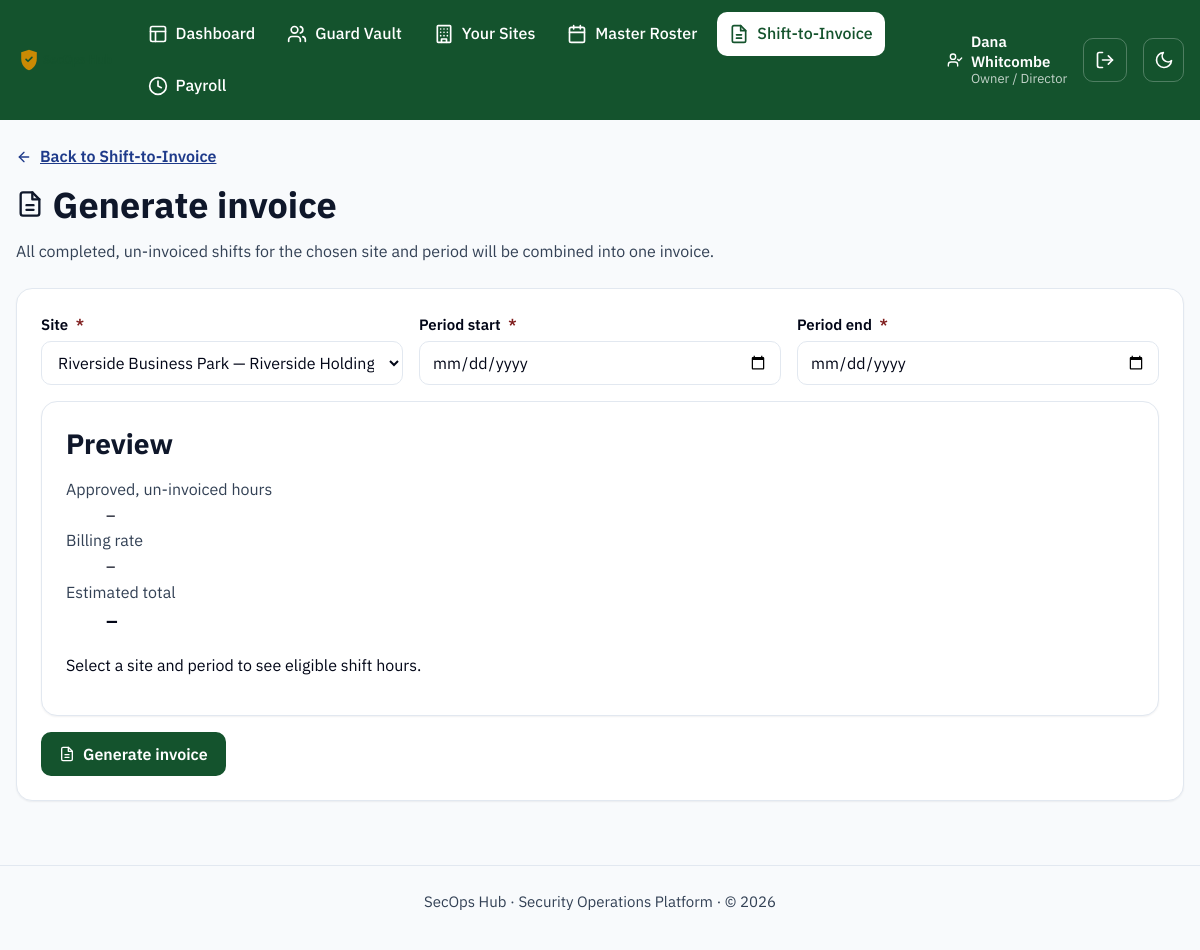
The page /invoices/generate (signed in) on the database as committed earlier.
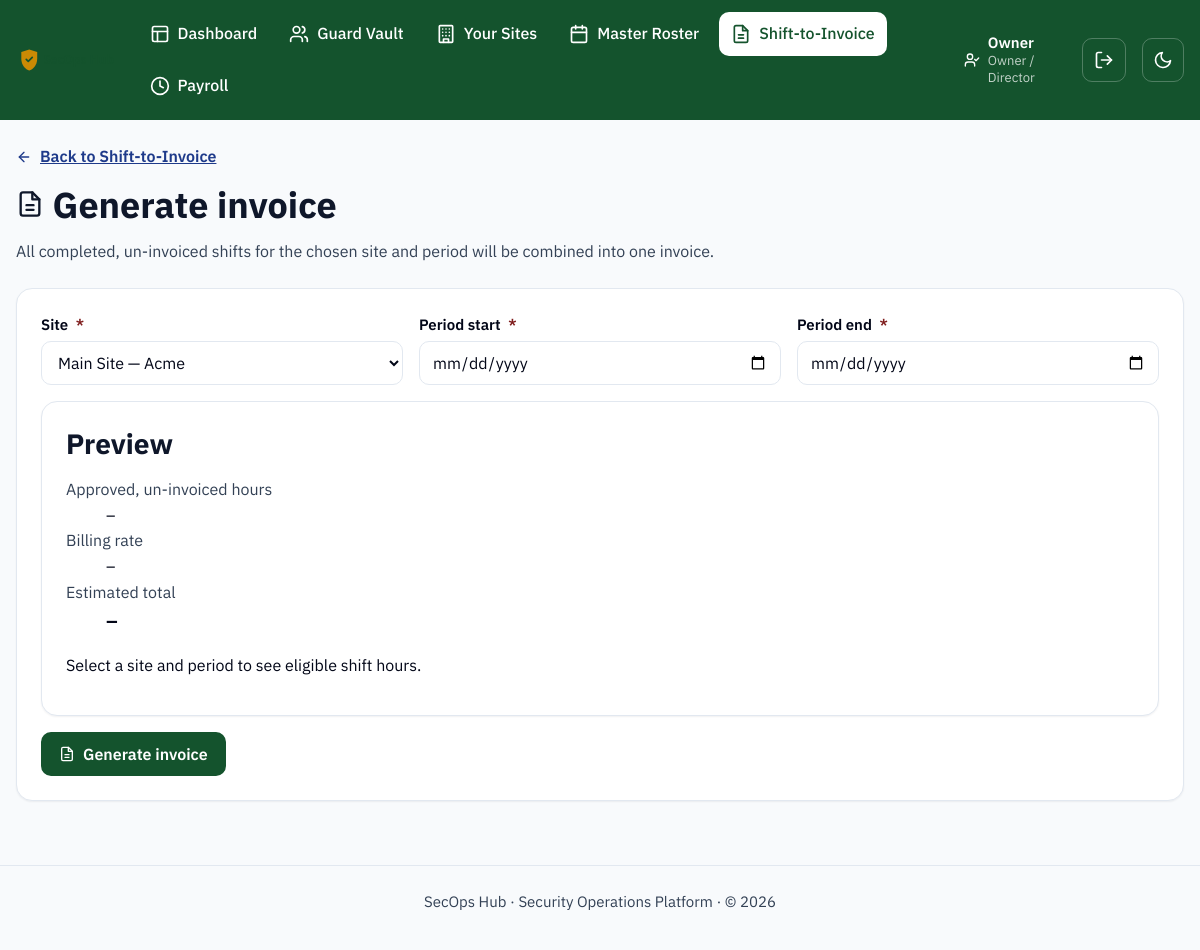
The same page on the database as committed later.
### models.py (models this page shows, shortened)
class User(UserMixin, db.Model):
    __tablename__ = "users"
    id = db.Column(db.Integer, primary_key=True)
    name = db.Column(db.String(120), nullable=False)
    email = db.Column(db.String(120), unique=True, nullable=False)
    password_hash = db.Column(db.String(255), nullable=False)
    role = db.Column(db.String(30), nullable=False)
    language = db.Column(db.String(10), default="en", nullable=False)
    is_active_account = db.Column(db.Boolean, default=True, nullable=False)
    mfa_secret = db.Column(db.String(32))
    mfa_enabled = db.Column(db.Boolean, default=False, nullable=False)
    guard_id = db.Column(db.Integer, db.ForeignKey("guards.id"), nullable=True)
    created_at = db.Column(db.DateTime, default=datetime.utcnow)
    last_login_at = db.Column(db.DateTime)
    guard = db.relationship("Guard")
    @property
    def role_label(self):
        return ROLE_LABELS.get(self.role, self.role)
    @property
    def is_frontline(self):
        return self.role in FRONTLINE_ROLES

### blueprints/invoices.py (the view, shortened to what this page needs)
@invoices_bp.route("/generate", methods=["GET", "POST"])
def generate():
    sites = Site.query.filter_by(is_active=True).order_by(Site.name.asc()).all()
    return render_template("invoices/generate.html", sites=sites, form_data={})

### blueprints/invoices.py (called while the page is built)
@invoices_bp.before_request
@login_required
def _restrict_to_finance_roles():
    if current_user.role not in FINANCE_ROLES:
        abort(403)

### i18n.py (called while the page is built, shortened)
def _load(lang):
    if lang in _cache:
        return _cache[lang]

def translate(key, lang=DEFAULT_LANGUAGE):
    strings = _load(lang)
    if key in strings:
        return strings[key]
    if lang != DEFAULT_LANGUAGE:
        return _load(DEFAULT_LANGUAGE).get(key, key)
    return key

### templates/invoices/generate.html (shortened to what this page needs)
{% extends "base.html" %}
{% from "_icons.html" import icon_arrow_left, icon_invoice %}
{% block content %}
  <a class="breadcrumb-link" href="{{ url_for('invoices.list_invoices') }}">{{ icon_arrow_left("icon icon--sm") }} Back to Shift-to-Invoice</a>
  <div class="page-header">
    <div>
      <h1>{{ icon_invoice("icon icon--lg") }} Generate invoice</h1>
      <p class="page-header__meta">All completed, un-invoiced shifts for the chosen site and period will be combined into one invoice.</p>
    </div>
  </div>
  {% if not sites %}
    <div class="card empty-state">
      <p>No active sites available. Add a site first.</p>
      <a class="btn btn-primary" href="{{ url_for('sites.new_site') }}">Add site</a>
    </div>
  {% else %}
    <form class="card" method="post" novalidate>
      <div class="form-grid">
        <div class="field">
          <label for="site_id">Site <span class="required-indicator" aria-hidden="true">*</span></label>
          <select id="site_id" name="site_id" required>
            {% for site in sites %}
              <option value="{{ site.id }}" {% if form_data.get('site_id') == site.id|string %}selected{% endif %}>
                {{ site.name }} &mdash; {{ site.client_name }}
              </option>
            {% endfor %}
          </select>
        </div>
        <div class="field">
          <label for="period_start">Period start <span class="required-indicator" aria-hidden="true">*</span></label>
          <input type="date" id="period_start" name="period_start" required value="{{ form_data.get('period_start', '') }}">
        </div>
        <div class="field">
          <label for="period_end">Period end <span class="required-indicator" aria-hidden="true">*</span></label>
          <input type="date" id="period_end" name="period_end" required value="{{ form_data.get('period_end', '') }}">
        </div>
      </div>
      <div class="card" id="invoice-preview" style="background: var(--color-surface-alt, var(--color-surface)); margin-bottom: var(--space-4);">
        <h2 style="margin-top: 0;">Preview</h2>
        <dl>
          <dt class="page-header__meta">Approved, un-invoiced hours</dt>
          <dd id="preview-hours">&ndash;</dd>
          <dt class="page-header__meta">Billing rate</dt>
          <dd id="preview-rate">&ndash;</dd>
          <dt class="page-header__meta">Estimated total</dt>
          <dd id="preview-amount" style="font-size: var(--font-size-lg, 1.25rem); font-weight: 600;">&ndash;</dd>
        </dl>
        <p class="helper-text" id="preview-status">Select a site and period to see eligible shift hours.</p>
      </div>
      <button type="submit" class="btn btn-primary">{{ icon_invoice("icon icon--sm") }} Generate invoice</button>
    </form>
  {% endif %}
{% endblock %}

### templates/base.html (shortened to what this page needs)
<!doctype html>
<html lang="en">
<head>
  <link rel="stylesheet" href="{{ url_for('static', filename='css/styles.css') }}">
</head>
<body class="{% block body_class %}{% endblock %}">
  {% from "_icons.html" import icon_shield, icon_layout, icon_users, icon_building, icon_invoice, icon_sun, icon_moon, icon_log_out, icon_user_check, icon_clock, icon_calendar %}
  <header class="app-header">
    <div class="app-header__inner">
      <a class="app-header__brand" href="{{ url_for('dashboard') }}">
        <img class="app-header__logo" src="{{ url_for('static', filename='img/logo.svg') }}" alt="SecOps Hub" height="28">
      </a>
      {% if current_user.is_authenticated %}
        <nav class="app-nav" aria-label="Primary">
          {% if not current_user.is_frontline %}
            <a href="{{ url_for('dashboard') }}" {% if request.endpoint == 'dashboard' %}aria-current="page"{% endif %}>
              {{ icon_layout() }} {{ t('nav.dashboard') }}
            </a>
          {% endif %}
          {% if current_user.role in ('owner', 'ops_manager', 'hr_compliance') %}
            <a href="{{ url_for('guards.list_guards') }}" {% if request.endpoint and request.endpoint.startswith('guards.') %}aria-current="page"{% endif %}>
              {{ icon_users() }} {{ t('nav.guards') }}
            </a>
          {% endif %}
          {% if current_user.role in ('owner', 'ops_manager', 'supervisor') %}
            <a href="{{ url_for('sites.list_sites') }}" {% if request.endpoint and request.endpoint.startswith('sites.') %}aria-current="page"{% endif %}>
              {{ icon_building() }} {{ t('nav.sites') }}
            </a>
            <a href="{{ url_for('roster.master') }}" {% if request.endpoint and request.endpoint.startswith('roster.') %}aria-current="page"{% endif %}>
              {{ icon_calendar() }} {{ t('nav.roster') }}
            </a>
          {% endif %}
          {% if current_user.role in ('owner', 'ops_manager') %}
            <a href="{{ url_for('invoices.list_invoices') }}" {% if request.endpoint and request.endpoint.startswith('invoices.') %}aria-current="page"{% endif %}>
              {{ icon_invoice() }} {{ t('nav.invoices') }}
            </a>
          {% endif %}
          {% if current_user.role in ('owner', 'hr_compliance') %}
            <a href="{{ url_for('payroll.overview') }}" {% if request.endpoint and request.endpoint.startswith('payroll.') %}aria-current="page"{% endif %}>
              {{ icon_clock() }} {{ t('nav.payroll') }}
            </a>
          {% endif %}
        </nav>
        <div class="app-header__session">
          <span class="app-header__user">
            {{ icon_user_check("icon icon--sm") }}
            <span>
              <strong>{{ current_user.name }}</strong>
              <small>{{ current_user.role_label }}</small>
            </span>
          </span>
          <form method="post" action="{{ url_for('auth.logout') }}">
            <button type="submit" class="theme-toggle" aria-label="{{ t('nav.logout') }}" title="{{ t('nav.logout') }}">
              {{ icon_log_out() }}
            </button>
          </form>
        </div>
      {% endif %}
      <button type="button" id="theme-toggle" class="theme-toggle" aria-pressed="false" aria-label="Switch to dark mode">
        {{ icon_moon("icon icon-moon") }}
      </button>
    </div>
  </header>
  <main id="main-content" class="app-main">
    {% with messages = get_flashed_messages(with_categories=true) %}
      {% if messages %}
          {% for category, message in messages %}
              {% if category == 'error' %}
                {% from "_icons.html" import icon_x_circle %}
              {% else %}
                {% from "_icons.html" import icon_check_circle %}
              {% endif %}
          {% endfor %}
      {% endif %}
    {% endwith %}
    {% block content %}{% endblock %}
  </main>
  <footer class="app-footer">
    <p>SecOps Hub &middot; Security Operations Platform &middot; &copy; {{ current_year }}</p>
  </footer>
</body>
</html>

Rows that differ between the two databases and show on the page:
changed User "Owner / Director": name "Dana Whitcombe" → "Owner"
Other text that changed with them:
form field site_id: "Riverside Business Park — Riverside Holdings Ltd" → "Main Site — Acme"
